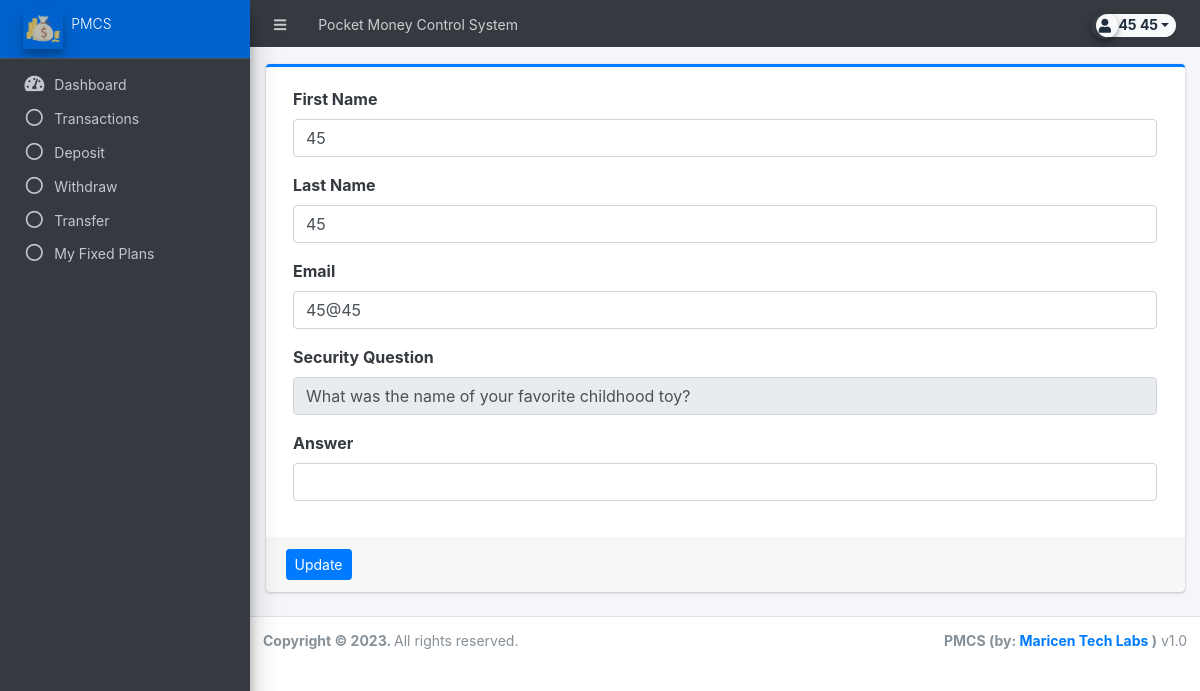
Screenshot of /client/?page=user (signed in) with the database file from the repository.
### tables this page shows
CREATE TABLE `accounts` (
  `id` int(30) NOT NULL,
  `account_number` varchar(50) NOT NULL,
  `pin` int(4) NOT NULL,
  `confirmed_pin` text NOT NULL,
  `firstname` varchar(250) NOT NULL,
  `lastname` varchar(250) NOT NULL,
  `middlename` varchar(250) NOT NULL,
  `email` text NOT NULL,
  `balance` float NOT NULL,
  `secqstn` varchar(255) NOT NULL,
  `secans` varchar(255) NOT NULL,
  `date_created` datetime NOT NULL DEFAULT current_timestamp(),
  `date_updated` datetime DEFAULT NULL ON UPDATE current_timestamp()
);

### classes/DBConnection.php (called while the page is built, shortened)
<?php
class DBConnection{
    private $host = DB_SERVER;
    private $username = DB_USERNAME;
    private $password = DB_PASSWORD;
    private $database = DB_NAME;
    public $conn;
    public function __construct(){
        if (!isset($this->conn)) {
            $this->conn = new mysqli($this->host, $this->username, $this->password, $this->database);
        }
    }
}
?>

### client/user/index.php (the view, shortened to what this page needs)
<?php
$user = $conn->query("SELECT * FROM `accounts` where id ='".$_settings->userdata('id')."'");
foreach($user->fetch_array() as $k =>$v){
	$meta[$k] = $v;
}
?>
<div class="card card-outline card-primary">
	<div class="card-body">
		<div class="container-fluid">
			<form action="" id="manage-user">
				<div class="form-group">
					<label for="name">First Name</label>
					<input type="text" name="firstname" id="firstname" class="form-control" value="<?php echo isset($meta['firstname']) ? $meta['firstname']: '' ?>" required>
				</div>
				<div class="form-group">
					<label for="name">Last Name</label>
					<input type="text" name="lastname" id="lastname" class="form-control" value="<?php echo isset($meta['lastname']) ? $meta['lastname']: '' ?>" required>
				</div>
				<div class="form-group">
					<label for="email">Email</label>
					<input type="text" name="email" id="email" class="form-control" value="<?php echo isset($meta['email']) ? $meta['email']: '' ?>" required  autocomplete="off">
				</div>
				<div class="form-group">
					<label for="secqstn">Security Question</label>
					<input type="text" name="secqstn" id="secqstn" class="form-control" value="<?php echo isset($meta['secqstn']) ? $meta['secqstn']: '' ?>" readonly>
				</div>
				<div class="form-group">
					<label for="secans">Answer</label>
					<input type="text" name="secans" id="secans" class="form-control" value="" required>
				</div>
			</form>
		</div>
	</div>
	<div class="card-footer">
		<div class="col-md-12">
			<div class="row">
				<button id="update-button" class="btn btn-sm btn-primary">Update</button>
			</div>
		</div>
	</div>
</div>

### rows the page displays
accounts: firstname "45", lastname "45", email "45@45", secqstn "What was the name of your favorite childhood toy?"

### other values shown
$_settings->info('name') "Pocket Money Control System"
$_settings->userdata('firstname').' '.$_settings->userdata('lastname') "45 45"
$_settings->info('short_name') "PMCS"
